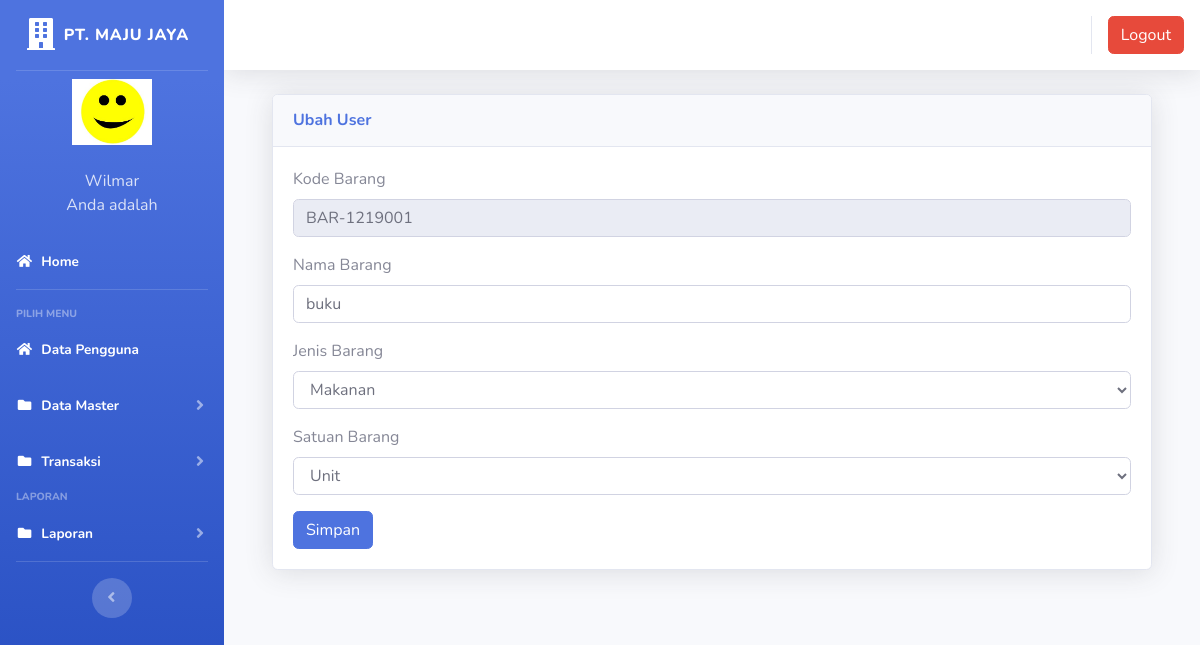
The app's page /index.php?page=gudang&aksi=ubahgudang&kode_barang=BAR-1219001 (signed in) with its own data.
### tables this page shows
CREATE TABLE `users` (
  `id` int(11) NOT NULL AUTO_INCREMENT,
  `nik` varchar(10) NOT NULL,
  `nama` varchar(100) NOT NULL,
  `alamat` text NOT NULL,
  `telepon` varchar(20) NOT NULL,
  `username` varchar(25) NOT NULL,
  `password` text NOT NULL,
  `foto` varchar(25) NOT NULL,
  PRIMARY KEY (`id`)
);

CREATE TABLE `gudang` (
  `id` int(11) NOT NULL AUTO_INCREMENT,
  `kode_barang` varchar(20) NOT NULL,
  `nama_barang` varchar(100) NOT NULL,
  `jenis_barang` varchar(20) NOT NULL,
  `jumlah` int(11) NOT NULL,
  `satuan` varchar(20) NOT NULL,
  PRIMARY KEY (`id`)
);

### page/gudang/ubahgudang.php (the view, shortened to what this page needs)
<?php
 $kode_barang = $_GET['kode_barang'];
 $sql2 = $koneksi->query("select * from gudang where kode_barang = '$kode_barang'");
 $tampil = $sql2->fetch_assoc();
 ?>
  <div class="container-fluid">
          <div class="card shadow mb-4">
            <div class="card-header py-3">
              <h6 class="m-0 font-weight-bold text-primary">Ubah User</h6>
            </div>
            <div class="card-body">
              <div class="table-responsive">
							<div class="body">
							<form method="POST" enctype="multipart/form-data">
							<label for="">Kode Barang</label>
                            <div class="form-group">
                               <div class="form-line">
                                  <input type="text" name="kode_barang" class="form-control" id="kode_barang" value="<?php echo $tampil['kode_barang']; ?>" readonly />
							</div>
                            </div>
							<label for="">Nama Barang</label>
                            <div class="form-group">
                               <div class="form-line">
                                <input type="text" name="nama_barang" value="<?php echo $tampil['nama_barang']; ?>" class="form-control" />
							</div>
                            </div>
						<label for="">Jenis Barang</label>
                            <div class="form-group">
                               <div class="form-line">
                                <select name="jenis_barang" value="<?php echo $tampil['jenis_barang'];?>" class="form-control" />
								<?php
								$sql = $koneksi -> query("select * from jenis_barang order by id");
								while ($data=$sql->fetch_assoc()) {
									echo "<option value='$data[id].$data[jenis_barang]'>$data[jenis_barang]</option>";
								}
								?>
							</div>
                            </div>
							<label for="">Satuan Barang</label>
                            <div class="form-group">
                               <div class="form-line">
                                <select name="satuan" value="<?php echo $tampil['satuan'];?>" class="form-control" />
								<?php
								$sql = $koneksi -> query("select * from satuan order by id");
								while ($data=$sql->fetch_assoc()) {
									echo "<option value='$data[id].$data[satuan]'>$data[satuan]</option>";
								}
								?>
							</div>
                            </div>
							<input type="submit" name="simpan" value="Simpan" class="btn btn-primary">
							</form>

### index.php (shortened to what this page needs)
<?php
	$koneksi = new mysqli("localhost","root","","inventori");
	?>
<!DOCTYPE html>
<html lang="en">
<head>
  <link href="vendor/fontawesome-free/css/all.min.css" rel="stylesheet" type="text/css">
  <link href="css/sb-admin-2.min.css" rel="stylesheet">
  <link href="vendor/datatables/dataTables.bootstrap4.min.css" rel="stylesheet">
</head>
<body id="page-top">
  <div id="wrapper">
    <ul class="navbar-nav bg-gradient-primary sidebar sidebar-dark accordion" id="accordionSidebar">
      <a class="sidebar-brand d-flex align-items-center justify-content-center" href="index.php">
        <div class="sidebar-brand-icon">
          <i class="fas fa-building"></i>
        </div>
        <div class="sidebar-brand-text mx-2">PT. MAJU JAYA</div>
      </a>
      <hr class="sidebar-divider my-0">
 <?php
	 $user = $_SESSION['superadmin'];
   $sql =$koneksi->query("select * from users where id='$user'");
   $data = $sql->fetch_assoc();
   ?>
    <li class="d-flex align-items-center justify-content-center">
        <a class="nav-link">
		 <img src="img/<?php echo $data['foto']?>" class="img-circle" width="80" alt="User"/></a>
	  </li>
		 <li class="nav-item ">
        <a class="nav-link">
         	<div class="d-flex align-items-center justify-content-center" class="name">  <?php echo  $data['nama'];?></div></font>
			<div class="d-flex align-items-center justify-content-center" class="email">Anda adalah <?php echo $data['level'];?></div>
		 </a>
      </li>
      <li class="nav-item active">
        <a class="nav-link" href="?page=home">
          <i class="fas fa-fw fa-home"></i>
          <span>Home</span></a>
      </li>
      <hr class="sidebar-divider">
      <div class="sidebar-heading">
        Pilih Menu
      </div>
	    <li class="nav-item active">
        <a class="nav-link" href="?page=pengguna">
          <i class="fas fa-fw fa-home"></i>
          <span>Data Pengguna</span></a>
      </li>
	   <li class="nav-item active">
        <a class="nav-link collapsed" href="#" data-toggle="collapse" data-target="#collapseData" aria-expanded="true" aria-controls="collapseData">
          <i class="fas fa-fw fa-folder"></i>
          <span>Data Master</span>
        </a>
      </li>
	    <li class="nav-item active">
        <a class="nav-link collapsed" href="#" data-toggle="collapse" data-target="#collapsePages" aria-expanded="true" aria-controls="collapsePages">
          <i class="fas fa-fw fa-folder"></i>
          <span>Transaksi</span>
        </a>
      </li>
      <div class="sidebar-heading">
        Laporan
      </div>
	     <li class="nav-item active">
        <a class="nav-link collapsed" href="#" data-toggle="collapse" data-target="#collapseLaporan" aria-expanded="true" aria-controls="collapseLaporan">
          <i class="fas fa-fw fa-folder"></i>
          <span>Laporan</span>
        </a>
      </li>
      <hr class="sidebar-divider d-none d-md-block">
      <div class="text-center d-none d-md-inline">
        <button class="rounded-circle border-0" id="sidebarToggle"></button>
      </div>
    </ul>
    <div id="content-wrapper" class="d-flex flex-column">
      <div id="content">
        <nav class="navbar navbar-expand navbar-light bg-white topbar mb-4 static-top shadow">
          <ul class="navbar-nav ml-auto">
            <li class="nav-item dropdown no-arrow">
			 <div class="top-menu">
        <ul class="nav pull-right top-menu">
           <li><a onclick="return confirm('Apakah anda yakin akan logout?')" class="btn btn-danger" class="logout" href="logout.php">Logout</a></li>
        </ul>
      </div>
            </li>
          </ul>
        </nav>
        <div class="container-fluid">
		 <section class="content">
		      <?php
			   $page = $_GET['page'];
			   $aksi = $_GET['aksi'];
				if ($page == "gudang") {
				    if ($aksi == "ubahgudang") {
					   include "page/gudang/ubahgudang.php";
				   }
				}
			   ?>
    </section>
</div>
    </div>
  </div>
  </div>
</body>
</html>

### records on screen
users: foto (picture), nama "Wilmar"
gudang: kode_barang "BAR-1219001", nama_barang "buku"

### other values on screen
form field jenis_barang "Makanan"
form field satuan "Unit"
